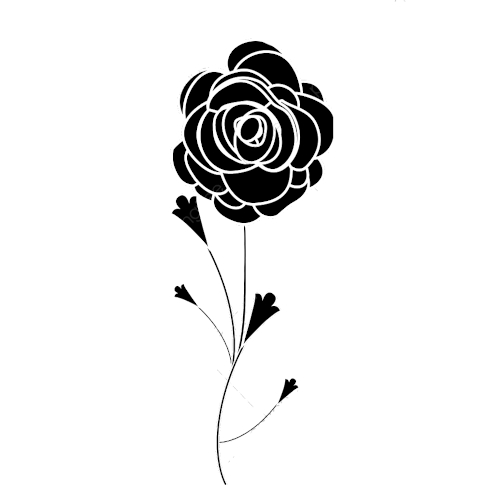
#> input picture assets/flower_2.jpg, 500 x 500 px, found by its file name
$ python bitwise_or.py
#> lines starting #> are read from the running program, lines starting #| are printed output that depends on the picture
import cv2
import numpy as np

class BitwiseOr:

    def __init__(self, path_01, path_02):
        self.image_01 = cv2.imread(path_01)
#> self.image_01 is the input picture: shape (500, 500, 3); min 0, max 255, mean 237.1
        self.image_02 = cv2.imread(path_02)
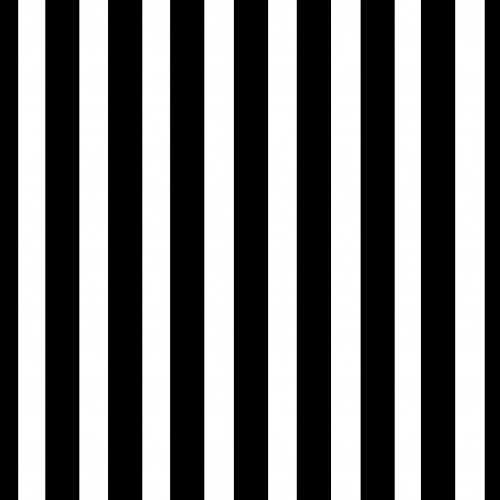
#> input picture assets/barcode_2.jpg, 500 x 500 px, found by its file name
#> self.image_02 is the input picture: shape (500, 500, 3); min 0, max 255, mean 115.8

    def hard_code(self):
        print('hard')

    def easy_mode(self):
        result = cv2.bitwise_or(self.image_01, self.image_02)
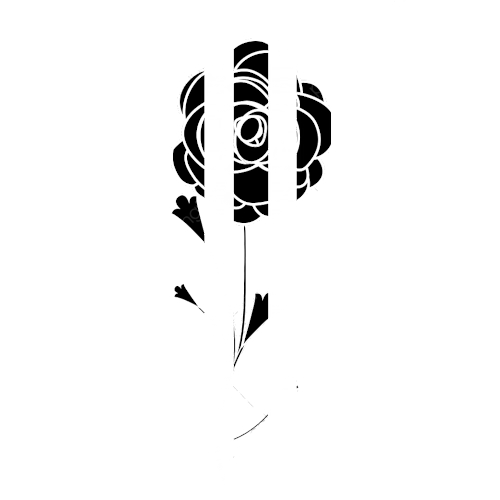
#> result: shape (500, 500, 3); min 0, max 255, mean 244.3
        cv2.imwrite('/home/pedro/Dev/PythonProjects/VisaoComputacional/Atividades/atividade-3/results/or.jpg', result)
        cv2.destroyAllWindows()


def main():
    path_01 = '/home/pedro/Dev/PythonProjects/VisaoComputacional/assets/flower_2.jpg'
    path_02 = '/home/pedro/Dev/PythonProjects/VisaoComputacional/assets/barcode_2.jpg'
    bitwise = BitwiseOr(path_01=path_01, path_02=path_02)
    bitwise.easy_mode()


if __name__ == '__main__':
    main()
